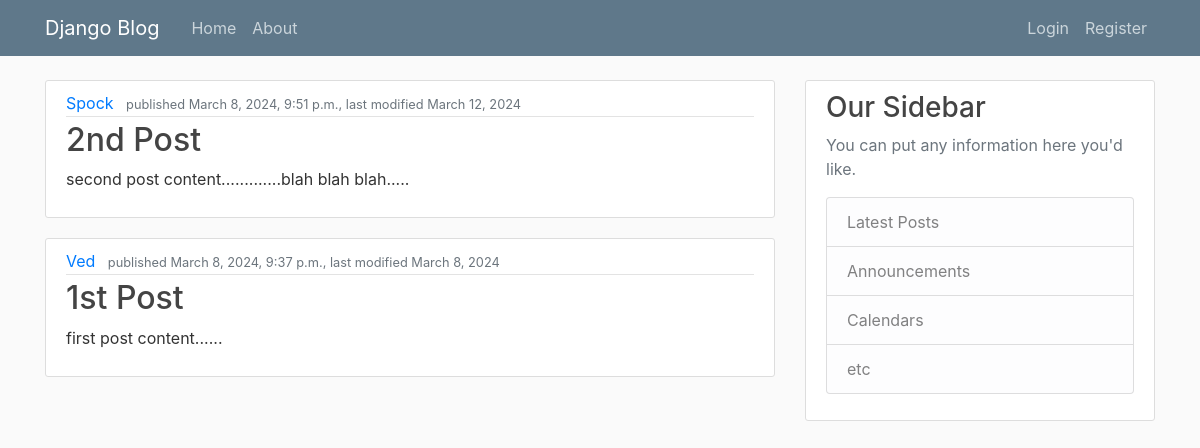
/blog/, run on an earlier commit of the app's database.
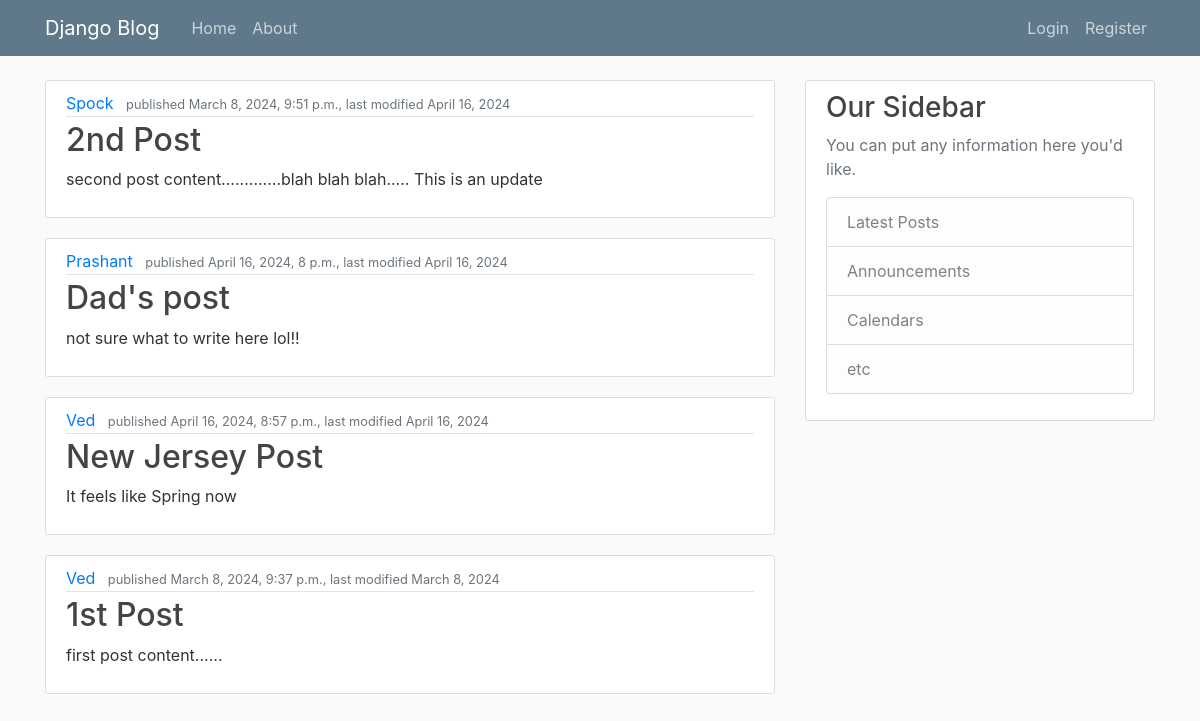
And on a later commit of the database.
### blog/models.py (models this page shows, shortened)
class Blogpost(models.Model):
    title = models.CharField(max_length=100)
    content = models.TextField()
    date_posted = models.DateTimeField(auto_now_add=True)
    last_modified = models.DateField(auto_now=True)
    author = models.ForeignKey(User, on_delete=models.CASCADE, related_name= "posts") #User is the related table (model class)

### blog/classviews.py (the view)
# urls.py: path('', classviews.BlogpostListView.as_view(), name="blog-home"),
class BlogpostListView(ListView):
    model = Blogpost #tells view which model to query
    template_name = 'blog/home.html' #overrides default template path
    context_object_name = 'posts'
    ordering = ['-last_modified'] #newest to oldest
    '''Since this inherits from ListView, it associates provided context name with the
    object list/QuerySet of Blogpost model instances (passing it in as template variable)'''

### blog/templates/blog/home.html (shortened to what this page needs)
{% extends "blog/base.html" %}
{% block content %}
    {% for post in posts %}
        <article class="media content-section">
            <div class="media-body">
            <div class="article-metadata">
                <a class="mr-2" href="#">{{ post.author.username }}</a>
                <small class="text-muted">published {{ post.date_posted }}, last modified {{ post.last_modified }} </small>
            </div>
            <h2><a class="article-title" href="#">{{ post.title }}</a></h2>
            <p class="article-content">{{ post.content }}</p>
            </div>
        </article>
    {% endfor %}
{% endblock %}

### blog/templates/blog/base.html (shortened to what this page needs)
{% load static %}
<!DOCTYPE html>
<html>
    <head>
        <link rel="stylesheet" href="https://cdn.jsdelivr.net/npm/bootstrap@4.4.1/dist/css/bootstrap.min.css">
        <link rel="stylesheet" href="{% static 'blog/main.css' %}" type="text/css">
    </head>
    <body>
        <header class="site-header">
            <nav class="navbar navbar-expand-md navbar-dark bg-steel fixed-top">
              <div class="container">
                <a class="navbar-brand mr-4" href="{% url 'blog-home' %}">Django Blog</a>
                <div class="collapse navbar-collapse" id="navbarToggle">
                  <div class="navbar-nav mr-auto">
                    <a class="nav-item nav-link" href="{% url 'blog-home' %}">Home</a>
                    <a class="nav-item nav-link" href="{% url 'blog-about' %}">About</a>
                  </div>
                  <div class="navbar-nav">
                    {% if user.is_authenticated %}
                      <a href="{% url 'users-profile' %}" class="nav-item nav-link"> Main Profile</a>
                      <form method="post" action="{% url 'logout' %}">
                        {% csrf_token %}
                          <input type="submit" value="Log out">
                      </form>
                    {% else %}
                      <a class="nav-item nav-link" href="{% url 'login' %}">Login</a>
                      <a class="nav-item nav-link" href="{% url 'users-register' %}">Register</a>
                    {% endif %}
                  </div>
                </div>
              </div>
            </nav>
          </header>
          <main role="main" class="container">
            <div class="row">
              <div class="col-md-8">
                {% block content %}
                {% endblock %}
              </div>
              <div class="col-md-4">
                <div class="content-section">
                  <h3>Our Sidebar</h3>
                  <p class='text-muted'>You can put any information here you'd like.
                    <ul class="list-group">
                      <li class="list-group-item list-group-item-light">Latest Posts</li>
                      <li class="list-group-item list-group-item-light">Announcements</li>
                      <li class="list-group-item list-group-item-light">Calendars</li>
                      <li class="list-group-item list-group-item-light">etc</li>
                    </ul>
                  </p>
                </div>
              </div>
            </div>
          </main>
  </body>
    </body>
</html>

### blog/static/blog/main.css (style rules this page uses)
body { background: #fafafa; color: #333333; margin-top: 5rem; }
h1, h2, h3, h4, h5, h6 { color: #444444; }
ul { margin: 0; }
.bg-steel { background-color: #5f788a; }
.site-header .navbar-nav .nav-link { color: #cbd5db; }
.content-section { background: #ffffff; padding: 10px 20px; border: 1px solid #dddddd; border-radius: 3px; margin-bottom: 20px; }
.article-title { color: #444444; }
.article-content { white-space: pre-line; }
.article-metadata { padding-bottom: 1px; margin-bottom: 4px; border-bottom: 1px solid #e3e3e3 }

What changed in the data, as far as the page shows it:
changed Blogpost "2nd Post": last_modified "March 12, 2024" → "April 16, 2024"; content "second post content.............blah blah blah....." → "second post content.............blah blah blah..... This is an update"
added Blogpost: author.username "Prashant", date_posted "April 16, 2024, 8 p.m.", last_modified "April 16, 2024", title "Dad's post", content "not sure what to write here lol!!"
added Blogpost: author.username "Ved", date_posted "April 16, 2024, 8:57 p.m.", last_modified "April 16, 2024", title "New Jersey Post", content "It feels like Spring now"
